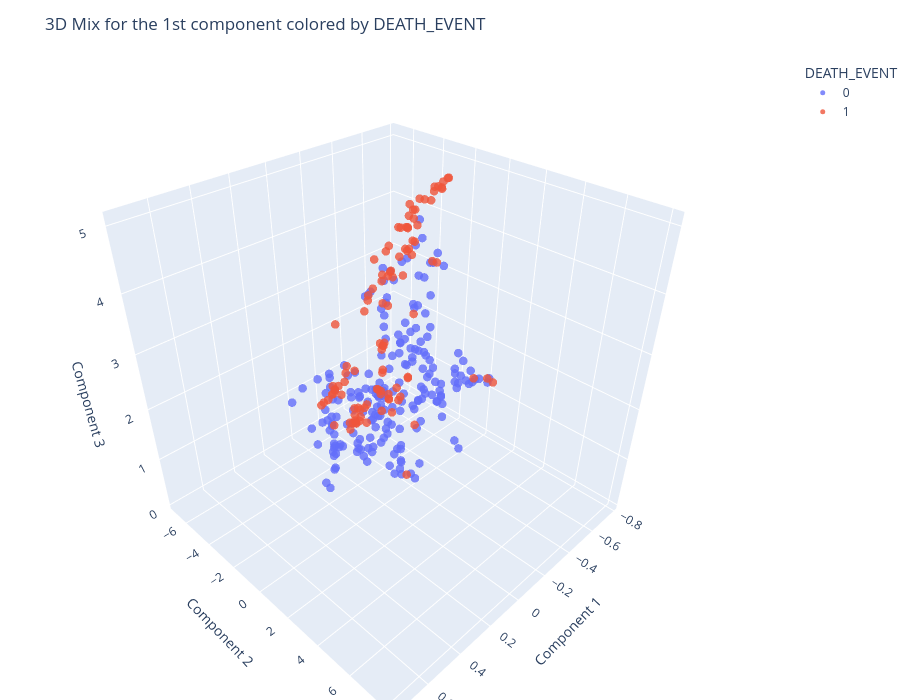

Notebook code cell kept with this figure:
### Markdown cell above
### Hybrid Mix (PCA1 + t-SNE1 + UMAP1)

### Code cell
X_combined = pd.DataFrame({
    "PCA_1": X_pca[:, 0],
    "tSNE_1": X_tsne[:, 0],
    "UMAP_1": X_umap[:, 0],
})

df_mix = pd.concat(
    [pd.DataFrame(X_combined, columns=X_combined.columns),
     pd.Series(y, name=TARGET_COL)],
    axis=1
)

joblib.dump(df_mix, os.path.join(OUTPUT_DIR, 'df_mix.pkl'))
plot_3d(X_combined, y, algorithm="Mix for the 1st component")
